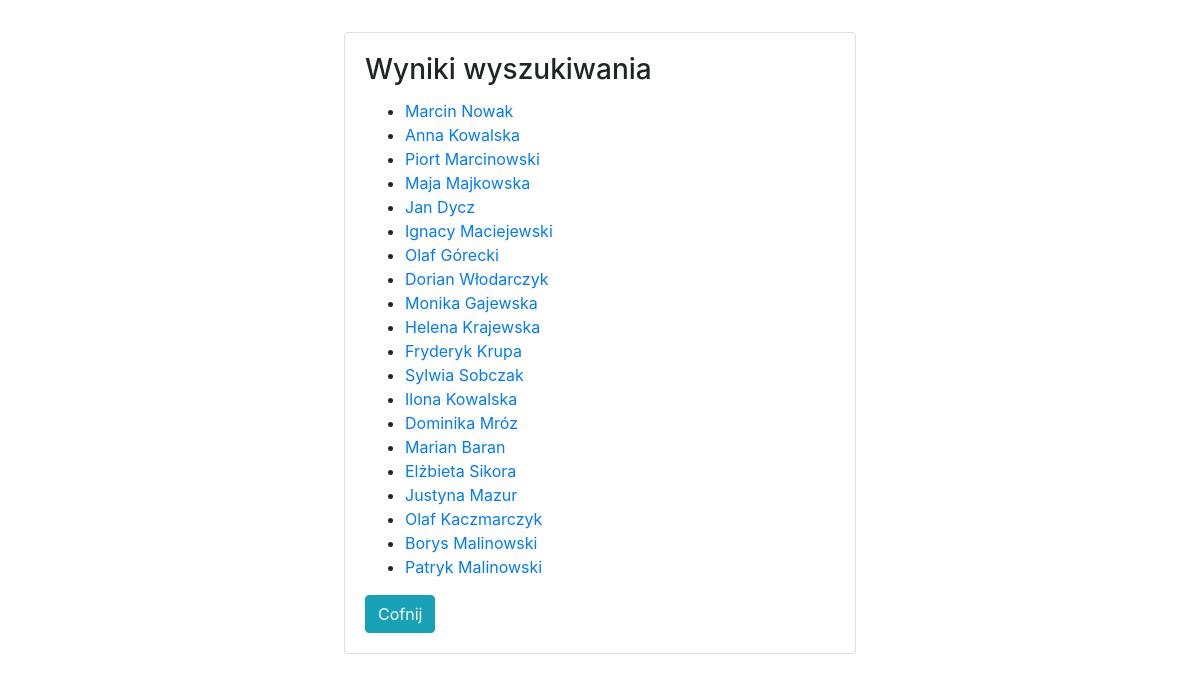
The app's page /search/ with its own data.
### phone_book_app/models.py (models this page shows, shortened)
class Osoba(models.Model):
    imie = models.CharField(max_length=50)
    nazwisko = models.CharField(max_length=50)

### phone_book_app/views.py (the view, shortened to what this page needs)
# urls.py: path('search/', views.SearchResultsView.as_view(), name="search"),
class SearchResultsView(ListView):
    template_name = 'search.html'
    def get_queryset(self):
        query = self.request.GET.get('q')
        phones = []
        emails = []
        return Osoba.objects.all()

### templates/search.html (shortened to what this page needs)
{% extends 'base.html' %}
{% block body %}
    <div class="card" style="width: 32rem;">
      <div class="card-body">
        <h3 class="card-title">Wyniki wyszukiwania</h3>
          {% if object_list %}
          <ul>
              {% for person in object_list %}
              <li>
                  <a href="{% url 'detail' person.id %}">{{ person.imie }} {{ person.nazwisko }}</a>
              </li>
              {% endfor %}
          </ul>
          {% else %}
          <p>Brak wyników</p>
          {% endif %}
          <a href="{% url 'phone_book' %}" class="btn btn-info">Cofnij</a>
      </div>
    </div>
{% endblock %}

### static/styles.css (style rules this page uses)
body { padding: 2rem; }
.card { margin-left: auto; margin-right: auto; }

### records on screen
Osoba: imie "Marcin", nazwisko "Nowak"
Osoba: imie "Anna", nazwisko "Kowalska"
Osoba: imie "Piort", nazwisko "Marcinowski"
Osoba: imie "Maja", nazwisko "Majkowska"
Osoba: imie "Jan", nazwisko "Dycz"
Osoba: imie "Ignacy", nazwisko "Maciejewski"
Osoba: imie "Olaf", nazwisko "Górecki"
Osoba: imie "Dorian", nazwisko "Włodarczyk"
Osoba: imie "Monika", nazwisko "Gajewska"
Osoba: imie "Helena", nazwisko "Krajewska"
Osoba: imie "Fryderyk", nazwisko "Krupa"
Osoba: imie "Sylwia", nazwisko "Sobczak"
Osoba: imie "Ilona", nazwisko "Kowalska"
Osoba: imie "Dominika", nazwisko "Mróz"
Osoba: imie "Marian", nazwisko "Baran"
Osoba: imie "Elżbieta", nazwisko "Sikora"
Osoba: imie "Justyna", nazwisko "Mazur"
Osoba: imie "Olaf", nazwisko "Kaczmarczyk"
Osoba: imie "Borys", nazwisko "Malinowski"
Osoba: imie "Patryk", nazwisko "Malinowski"
